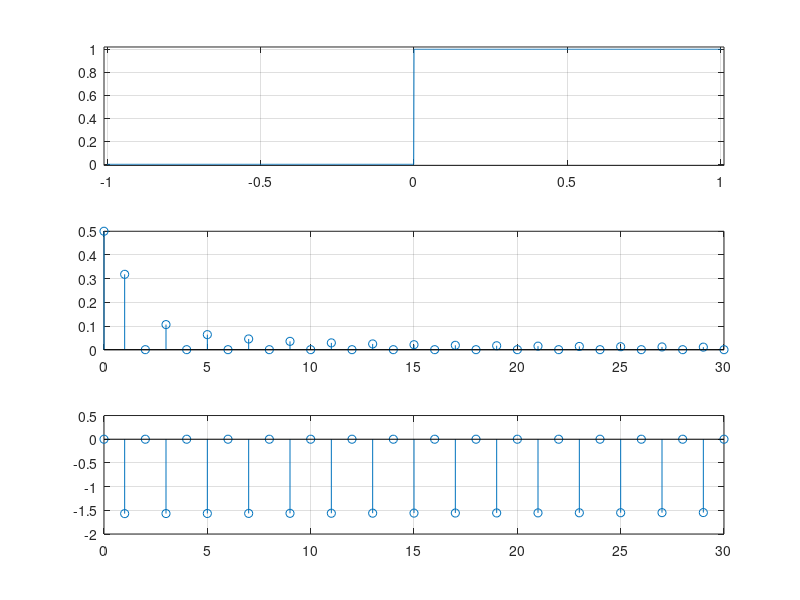

The MATLAB source for this figure:
function ass3q7a
    %define the time
    t=-1:0.001:1;
    
    %define the expression
    for i=1:length(t)
        if t(i)<0
            y(i)=0;
        else
            y(i)=1;
        end
    end
    
    w=(2*pi)/2;     % Angular frequency
    
    %calculating the first thirty coeficients
    for k=1:1:30
        A1(k)=(trapz(t,y.*exp(-1i*w*k*t)))/2;
    end
    
    k=0:1:30;   %indexing
    
    A0=1/2;     %zeroth coeficient
    
    A=[A0,A1];  %joining the fourier coefficients
    
    subplot(3,1,1);
    plot(t,y);
    axis([-1.01,1.01,-0.01,1.02]);
    grid on;
    
    subplot(3,1,2);
    stem(k,abs(A));
    grid on;
    
    subplot(3,1,3);
    stem(k,angle(A));
    grid on;
    
    
end